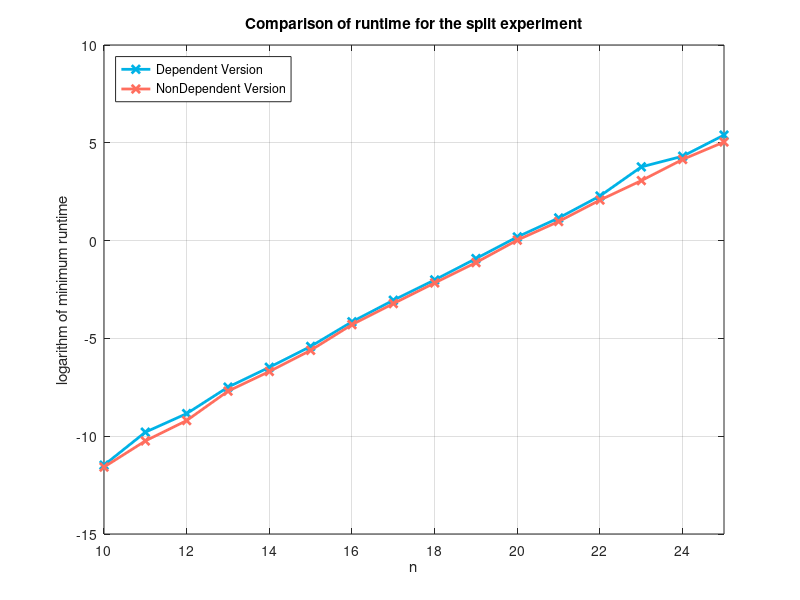

Here is the MATLAB script that generated this plot:
splitdep = [
0.0003499985
0.0011260509
0.0021750927
0.0055549145
0.0112278461
0.0235209465
0.0563139915
0.1208460331
0.2479860783
0.5289719105
1.1385109425
2.2289869785
4.863253355
13.6279399395
19.8932347298
42.0620691776
];

splitnodep = [
0.0003268719
0.0008261204
0.0017011166
0.00481987
0.0096697807
0.0204758644
0.0509431362
0.1071867943
0.2230010033
0.458868742
1.0171320438
1.9679627419
4.2045547962
8.3749780655
17.7476789952
32.9114983082
];

n = [
10
11
12
13
14
15
16
17
18
19
20
21
22
23
24
25
];

figure 

plot(n, log2(splitdep), '-x', 'Color', [0, 0.7, 0.9], 'LineWidth', 2,
     n, log2(splitnodep), '-x', 'Color', [1, 0.43, 0.37], 'LineWidth', 2) 

grid on

xlim([10 25])
title('Comparison of runtime for the split experiment')
xlabel('n')
ylabel('logarithm of minimum runtime')
legend('Dependent Version', 'NonDependent Version', 'Location', 'northwest')

print -color -dtex splitexp.tex

